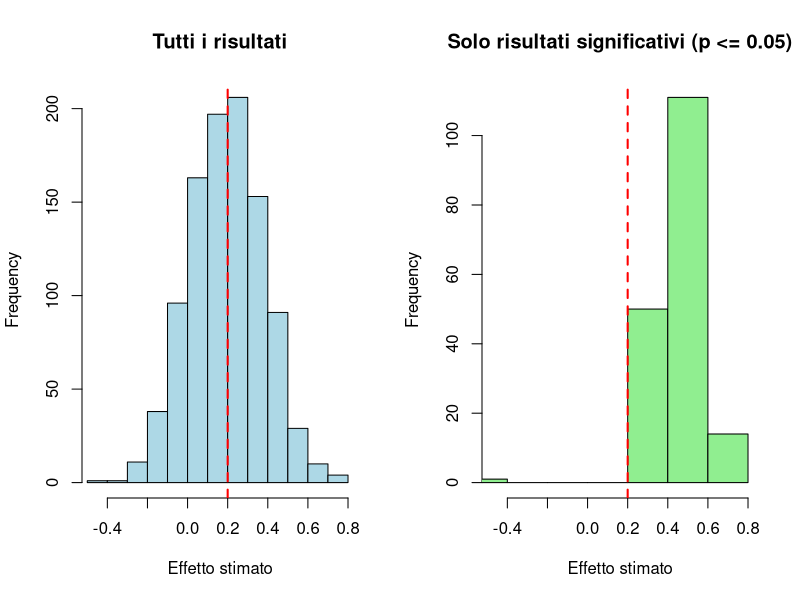

R code for this plot:
## ---- chunk 1
# somma i numeri da 1 a 10
sum(1:10)
## ---- chunk 2
msg = "hello world"
print(msg)
print(msg)
print(msg)
print(msg)
print(msg)
## ---- chunk 3
n = 10
for(i in 1:n){
# quali operazioni
}
## ---- chunk 4
for(i in 1:5){
print(paste("hello word", i, sep = "_"))
}
## ---- chunk 5
for(i in 1:10){ 
  print(i)
}
## ---- chunk 6
vec=1:5

for(i in 1:length(vec)){ 
  
  print(vec[i])

  }
## ---- chunk 7
vec=1:5

for(i in vec){ 
  
  print(i)

}
## ---- chunk 8
x = 5

while (x < 15) { 
  print(x)
  x = x + 1 
}
## ---- chunk 9
repeat{
  lancia_dado = sample(1:6, 1)
  print(lancia_dado)
  if(lancia_dado == 6) break
}
## ---- chunk 10
i=1
repeat { 
  print(i)
  i=i+1 
  if(i > 3)break
  }
## ---- chunk 11
i=1
while (i < 4) { 
  print(i)
  i=i+1 
  }
## ---- chunk 12
somma = 0 # inizializziamo la somma a 0
x = 1:10 #vettore x 

for(i in 1:length(x)){ # per tutta la lunghezza di x = 1:10 
  somma = somma + x[i]
}
## ---- chunk 13
my_sum = function(x){
  somma = 0 # inizializziamo la somma a 0
  for(i in seq_along(x)){  # equivalente a 1:length(x)
    somma = somma + x[i]
  }
  return(somma)
}

x = rnorm(100, mean = 0, sd = 1)

my_sum(x)

sum(x)
## ---- chunk 14
mydf = read.csv(file = "data/mydf_2.csv") #carico il dataset 

str(mydf)
## ---- chunk 15
set.seed(111) # per riproducibilità

niter = 1000
res_all = rep(NA, niter)    # tutti gli effetti stimati
p_val = rep(NA, niter)      # tutti i p-value

# Dati osservati
age_z = mydf$age_z
eff_eta = .2 #effetto età
n_obs = length(age_z)

for(i in 1:niter) {
  y = 0 + eff_eta * age_z + rnorm(n_obs, 0, 1) # aggiungo sempre un pò di rumore
  
  # modello lineare
  mod = lm(y ~ 1 + age_z) 
  
  # estraggo stima effetto
  res_all[i] = coef(mod)[2] 
  
  # p-value di age_z
  p_val[i] = summary(mod)$coefficients[2, 4]
}

## ---- chunk 16
# Filtra solo risultati significativi
res_sig = res_all[p_val <= 0.05]

# Statistiche descrittive
cat("Proporzione significativi = Power:", mean(p_val <= 0.05), "\n")
cat("Media tutti gli effetti:", mean(res_all), "\n")
cat("Media effetti significativi:", mean(res_sig), "\n")
## ---- chunk 17
# Plot comparativo con par(mfrow)
par(mfrow = c(1, 2))

# Istogramma di TUTTI i risultati
hist(res_all, 
     main = "Tutti i risultati", 
     xlab = "Effetto stimato",
     col = "lightblue",
     xlim = range(res_all))
abline(v = eff_eta, col = "red", lwd = 2, lty = 2)  # vero effetto

# Istogramma solo risultati SIGNIFICATIVI
hist(res_sig, 
     main = "Solo risultati significativi (p <= 0.05)", 
     xlab = "Effetto stimato",
     col = "lightgreen",
     xlim = range(res_all))
abline(v = eff_eta, col = "red", lwd = 2, lty = 2)  # vero effetto
## ---- chunk 18
for(i in 1:3){ # livello 1
  for(j in 1:3){ # livello 2
      print(paste(i, j))
  }
}
## ---- chunk 19
# Definire parametri della ricerca
gruppi = c("Controllo", "Trattamento") # Nomi dei gruppi
num_soggetti=10                      # Numero di soggetti per gruppo
tot_soggetti = num_soggetti * length(gruppi)

# Creare un data.frame per memorizzare i dati
res=data.frame(
  
  # Fattore gruppo
  Gruppo = factor(x = rep(gruppi, each = num_soggetti)),
  
  # fattore soggetto 
  Soggetto = factor(x = 1:tot_soggetti),
  
  # Tempo di reazione vettore numerico con rt = 0 
  RT = numeric(tot_soggetti)
)
## ---- chunk 20
head(res, 5) # guardo le prime osservazioni di res
tail(res, 5) # guardo le ultime osservazioni di res
## ---- chunk 21
# Ciclo nested per simulare raccolta dati
set.seed(42)  # Per riproducibilità dei dati simulati

k = 1 #iteratore tempi di reazione

# quanti livelli ha Gruppo?
for (i in 1:length(levels(res$Gruppo))) {
  
  # inizio con il primo gruppo che è il gruppo di controllo
  gruppo = levels(res$Gruppo)[i] 
  
  for (j in 1:num_soggetti) { # num_soggetti each gruppo
    
    # è il gruppo di controllo?
    RT = ifelse(gruppo == "Controllo", 
               yes = rlnorm(1, mean = log(.500), sd = .050), 
               no = rlnorm(1, mean = log(.450), sd = .050))
    
    res$RT[k] = RT
    k = k + 1 
  }
}
## ---- chunk 22
str(res)
head(res, 3)
tail(res, 3)
mean(res$RT[res$Gruppo == "Controllo"])
mean(res$RT[res$Gruppo == "Trattamento"])
